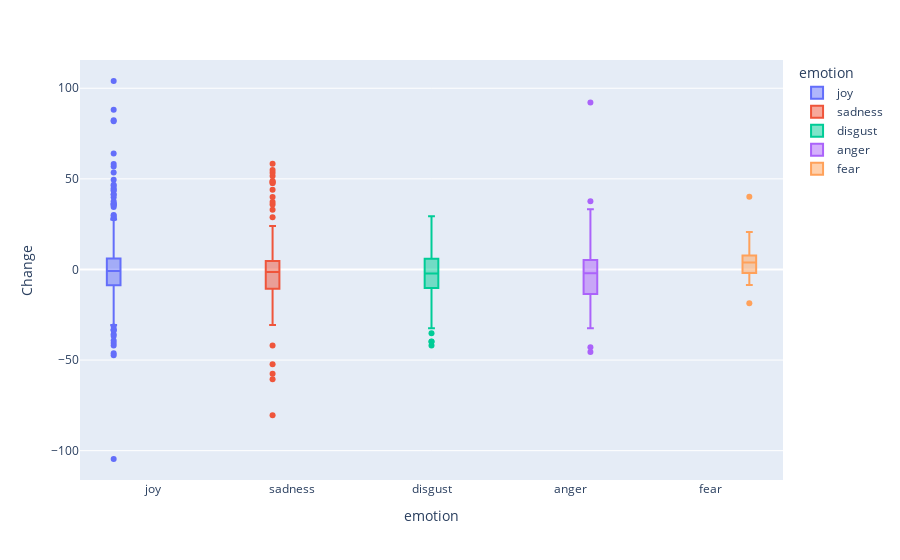
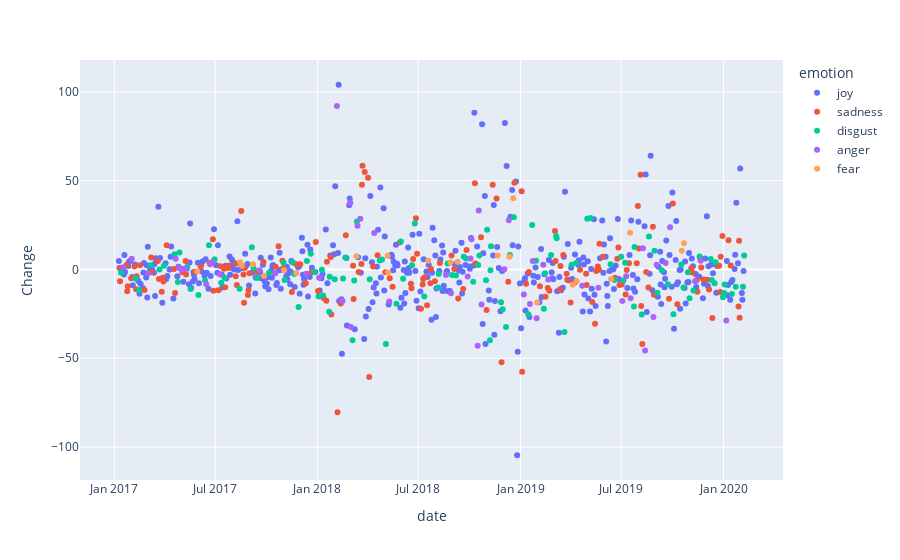

These figures' notebook cell, in order:
### Code cell
financial_analysis(twitter_d, finance_d)

### Figure 1 — Plotly figure (JSON) as saved in the notebook; plotly's stock layout.template omitted (floating-point values rounded to 4 significant figures; data arrays with more than 128 entries replaced by an {"elided": "..."} marker saying what was removed)
{"data": [{"alignmentgroup": "True", "hovertemplate": "emotion=%{x}<br>Change=%{y}<extra></extra>", "legendgroup": "joy", "marker": {"color": "#636efa"}, "name": "joy", "notched": false, "offsetgroup": "joy", "orientation": "v", "showlegend": true, "type": "box", "x": {"elided": "399 str values"}, "x0": " ", "xaxis": "x", "y": {"elided": "399 float values"}, "y0": " ", "yaxis": "y"}, {"alignmentgroup": "True", "hovertemplate": "emotion=%{x}<br>Change=%{y}<extra></extra>", "legendgroup": "sadness", "marker": {"color": "#EF553B"}, "name": "sadness", "notched": false, "offsetgroup": "sadness", "orientation": "v", "showlegend": true, "type": "box", "x": {"elided": "178 str values"}, "x0": " ", "xaxis": "x", "y": {"elided": "178 float values"}, "y0": " ", "yaxis": "y"}, {"alignmentgroup": "True", "hovertemplate": "emotion=%{x}<br>Change=%{y}<extra></extra>", "legendgroup": "disgust", "marker": {"color": "#00cc96"}, "name": "disgust", "notched": false, "offsetgroup": "disgust", "orientation": "v", "showlegend": true, "type": "box", "x": ["disgust", "disgust", "disgust", "disgust", "disgust", "disgust", "disgust", "disgust", "disgust", "disgust", "disgust", "disgust", "disgust", "disgust", "disgust", "disgust", "disgust", "disgust", "disgust", "disgust", "disgust", "disgust", "disgust", "disgust", "disgust", "disgust", "disgust", "disgust", "disgust", "disgust", "disgust", "disgust", "disgust", "disgust", "disgust", "disgust", "disgust", "disgust", "disgust", "disgust", "disgust", "disgust", "disgust", "disgust", "disgust", "disgust", "disgust", "disgust", "disgust", "disgust", "disgust", "disgust", "disgust", "disgust", "disgust", "disgust", "disgust", "disgust", "disgust", "disgust", "disgust", "disgust", "disgust", "disgust", "disgust", "disgust", "disgust", "disgust", "disgust", "disgust", "disgust", "disgust", "disgust", "disgust", "disgust", "disgust", "disgust", "disgust", "disgust", "disgust", "disgust", "disgust", "disgust", "disgust", "disgust", "disgust", "disgust", "disgust", "disgust", "disgust", "disgust", "disgust", "disgust", "disgust", "disgust", "disgust", "disgust", "disgust", "disgust", "disgust", "disgust", "disgust", "disgust", "disgust", "disgust", "disgust", "disgust", "disgust", "disgust", "disgust", "disgust", "disgust", "disgust", "disgust", "disgust"], "x0": " ", "xaxis": "x", "y": [-1.9, -5.1, -11.5, 2.4, 0, 2.1, 8.6, -7.1, 9.5, 1.5, -11, -14.4, -6.2, 13.6, 5.8, -7.5, -4.7, -10.9, 12.5, 0.8, -4.6, -1.9, 3.8, -5.9, 4.1, -2.6, -21.1, 4.7, 8.9, -1.4, -15.2, -0.1, -14.6, -23.8, -4.1, -5.5, -5.1, 6.7, -39.9, -6.2, 27, -5.5, 5.1, 5.6, -42, -19.3, 15.7, -5.2, 2.4, 25.9, -15.2, -10.1, -2.5, 3.3, -3.1, -3.4, 7.1, 6.2, -6.9, 2.5, 7.9, -6.1, 22.4, -39.8, -0.5, 13.1, -18.4, -22.4, -32.4, 8.2, 29.4, -25.2, 25, 4.9, -22.1, -2.2, 8.2, 18.8, 17.6, -35.2, 2.7, 3.6, 28.6, 29, 2.9, -5.9, 7.1, -6.2, 3.8, -20.8, 12.6, -25.3, 18.5, 10.6, -13.1, -0.5, -8.3, -25.2, 2.8, -10.2, -1.5, -16.2, -11.8, 7.3, 5.9, -5.9, -7.8, 4.1, -15.6, -13.2, -8.5, -13.8, -9.8, -9.8, 7.8], "y0": " ", "yaxis": "y"}, {"alignmentgroup": "True", "hovertemplate": "emotion=%{x}<br>Change=%{y}<extra></extra>", "legendgroup": "anger", "marker": {"color": "#ab63fa"}, "name": "anger", "notched": false, "offsetgroup": "anger", "orientation": "v", "showlegend": true, "type": "box", "x": ["anger", "anger", "anger", "anger", "anger", "anger", "anger", "anger", "anger", "anger", "anger", "anger", "anger", "anger", "anger", "anger", "anger", "anger", "anger", "anger", "anger", "anger", "anger", "anger", "anger", "anger", "anger", "anger", "anger", "anger", "anger", "anger", "anger", "anger", "anger", "anger", "anger", "anger", "anger", "anger", "anger", "anger", "anger", "anger", "anger", "anger", "anger", "anger", "anger", "anger", "anger", "anger", "anger"], "x0": " ", "xaxis": "x", "y": [1.2, 6, -2.2, 6.1, 0.9, -0.1, 0.6, -8.3, 2.9, 4.2, -2.9, -0.4, -2.1, -2.4, -4.7, 92.1, -17.7, 37.6, -32.4, 24.6, 28.5, 20.6, -18.1, -3.1, -13.4, -3.9, 6.2, 17, -42.9, 33.2, -19.7, 0.1, 27.7, -14.1, -19.4, 4.8, -27.4, 2.6, -5.6, -9.2, -10.3, -17.7, -3.8, -16.2, 11.9, -45.6, -26.7, 2.7, 3.6, 23.7, -6.7, 4.9, -28.7], "y0": " ", "yaxis": "y"}, {"alignmentgroup": "True", "hovertemplate": "emotion=%{x}<br>Change=%{y}<extra></extra>", "legendgroup": "fear", "marker": {"color": "#FFA15A"}, "name": "fear", "notched": false, "offsetgroup": "fear", "orientation": "v", "showlegend": true, "type": "box", "x": ["fear", "fear", "fear", "fear", "fear", "fear", "fear", "fear", "fear", "fear", "fear", "fear", "fear", "fear", "fear", "fear", "fear", "fear", "fear", "fear", "fear", "fear", "fear"], "x0": " ", "xaxis": "x", "y": [-1.2, 4, 2.1, 3, -3.7, -0.4, -2, 7.5, 7.7, -1.7, 4.9, 3.9, 4.3, 7.8, 7.2, 40.1, -18.6, -8.6, -6.5, -5.4, 20.7, 10.6, 14.7], "y0": " ", "yaxis": "y"}], "layout": {"boxmode": "group", "legend": {"title": {"text": "emotion"}, "tracegroupgap": 0}, "margin": {"t": 60}, "xaxis": {"anchor": "y", "categoryarray": ["joy", "sadness", "disgust", "anger", "fear"], "categoryorder": "array", "domain": [0, 1], "title": {"text": "emotion"}}, "yaxis": {"anchor": "x", "domain": [0, 1], "title": {"text": "Change"}}}}

### Figure 2 — Plotly figure (JSON) as saved in the notebook; plotly's stock layout.template omitted (floating-point values rounded to 4 significant figures; data arrays with more than 128 entries replaced by an {"elided": "..."} marker saying what was removed)
{"data": [{"hovertemplate": "emotion=joy<br>date=%{x}<br>Change=%{y}<extra></extra>", "legendgroup": "joy", "marker": {"color": "#636efa", "symbol": "circle"}, "mode": "markers", "name": "joy", "showlegend": true, "type": "scatter", "x": {"elided": "399 str values"}, "xaxis": "x", "y": {"elided": "399 float values"}, "yaxis": "y"}, {"hovertemplate": "emotion=sadness<br>date=%{x}<br>Change=%{y}<extra></extra>", "legendgroup": "sadness", "marker": {"color": "#EF553B", "symbol": "circle"}, "mode": "markers", "name": "sadness", "showlegend": true, "type": "scatter", "x": {"elided": "178 str values"}, "xaxis": "x", "y": {"elided": "178 float values"}, "yaxis": "y"}, {"hovertemplate": "emotion=disgust<br>date=%{x}<br>Change=%{y}<extra></extra>", "legendgroup": "disgust", "marker": {"color": "#00cc96", "symbol": "circle"}, "mode": "markers", "name": "disgust", "showlegend": true, "type": "scatter", "x": ["2017-01-13", "2017-02-08", "2017-02-14", "2017-03-07", "2017-03-23", "2017-03-31", "2017-04-19", "2017-04-25", "2017-04-28", "2017-05-12", "2017-05-18", "2017-06-01", "2017-06-13", "2017-06-20", "2017-06-30", "2017-07-12", "2017-07-18", "2017-08-14", "2017-09-05", "2017-09-08", "2017-09-15", "2017-10-06", "2017-11-01", "2017-11-03", "2017-11-17", "2017-11-20", "2017-11-28", "2017-12-13", "2017-12-20", "2017-12-26", "2018-01-03", "2018-01-09", "2018-01-11", "2018-01-22", "2018-01-23", "2018-02-01", "2018-02-16", "2018-02-20", "2018-03-05", "2018-03-08", "2018-03-13", "2018-04-05", "2018-04-23", "2018-04-27", "2018-05-04", "2018-05-23", "2018-05-31", "2018-06-04", "2018-06-20", "2018-06-25", "2018-07-12", "2018-08-06", "2018-08-07", "2018-08-23", "2018-08-31", "2018-09-07", "2018-09-21", "2018-09-25", "2018-10-08", "2018-10-17", "2018-10-19", "2018-10-31", "2018-11-02", "2018-11-07", "2018-11-08", "2018-11-09", "2018-11-27", "2018-11-30", "2018-12-06", "2018-12-13", "2018-12-20", "2019-01-15", "2019-01-22", "2019-01-29", "2019-02-12", "2019-02-14", "2019-02-25", "2019-03-06", "2019-03-07", "2019-03-21", "2019-04-03", "2019-04-11", "2019-05-01", "2019-05-07", "2019-06-12", "2019-06-19", "2019-07-01", "2019-07-05", "2019-07-08", "2019-07-24", "2019-07-25", "2019-08-07", "2019-08-20", "2019-08-30", "2019-09-04", "2019-09-12", "2019-09-23", "2019-10-03", "2019-10-17", "2019-10-21", "2019-10-29", "2019-11-01", "2019-11-08", "2019-11-19", "2019-12-09", "2019-12-11", "2019-12-16", "2019-12-18", "2019-12-31", "2020-01-02", "2020-01-03", "2020-01-16", "2020-01-23", "2020-02-05", "2020-02-07"], "xaxis": "x", "y": [-1.9, -5.1, -11.5, 2.4, 0, 2.1, 8.6, -7.1, 9.5, 1.5, -11, -14.4, -6.2, 13.6, 5.8, -7.5, -4.7, -10.9, 12.5, 0.8, -4.6, -1.9, 3.8, -5.9, 4.1, -2.6, -21.1, 4.7, 8.9, -1.4, -15.2, -0.1, -14.6, -23.8, -4.1, -5.5, -5.1, 6.7, -39.9, -6.2, 27, -5.5, 5.1, 5.6, -42, -19.3, 15.7, -5.2, 2.4, 25.9, -15.2, -10.1, -2.5, 3.3, -3.1, -3.4, 7.1, 6.2, -6.9, 2.5, 7.9, -6.1, 22.4, -39.8, -0.5, 13.1, -18.4, -22.4, -32.4, 8.2, 29.4, -25.2, 25, 4.9, -22.1, -2.2, 8.2, 18.8, 17.6, -35.2, 2.7, 3.6, 28.6, 29, 2.9, -5.9, 7.1, -6.2, 3.8, -20.8, 12.6, -25.3, 18.5, 10.6, -13.1, -0.5, -8.3, -25.2, 2.8, -10.2, -1.5, -16.2, -11.8, 7.3, 5.9, -5.9, -7.8, 4.1, -15.6, -13.2, -8.5, -13.8, -9.8, -9.8, 7.8], "yaxis": "y"}, {"hovertemplate": "emotion=anger<br>date=%{x}<br>Change=%{y}<extra></extra>", "legendgroup": "anger", "marker": {"color": "#ab63fa", "symbol": "circle"}, "mode": "markers", "name": "anger", "showlegend": true, "type": "scatter", "x": ["2017-01-17", "2017-02-01", "2017-03-03", "2017-04-21", "2017-04-27", "2017-05-02", "2017-05-08", "2017-06-15", "2017-06-22", "2017-06-26", "2017-07-10", "2017-09-19", "2017-10-16", "2017-12-12", "2018-01-04", "2018-02-05", "2018-02-15", "2018-03-01", "2018-03-02", "2018-03-14", "2018-03-19", "2018-04-13", "2018-05-10", "2018-08-20", "2018-08-29", "2018-09-28", "2018-10-03", "2018-10-05", "2018-10-16", "2018-10-18", "2018-10-23", "2018-12-03", "2018-12-11", "2019-01-07", "2019-01-18", "2019-01-23", "2019-01-30", "2019-02-11", "2019-02-20", "2019-04-22", "2019-05-21", "2019-07-03", "2019-07-10", "2019-07-18", "2019-08-09", "2019-08-13", "2019-08-28", "2019-09-03", "2019-09-19", "2019-09-27", "2019-11-11", "2019-11-21", "2020-01-06"], "xaxis": "x", "y": [1.2, 6, -2.2, 6.1, 0.9, -0.1, 0.6, -8.3, 2.9, 4.2, -2.9, -0.4, -2.1, -2.4, -4.7, 92.1, -17.7, 37.6, -32.4, 24.6, 28.5, 20.6, -18.1, -3.1, -13.4, -3.9, 6.2, 17, -42.9, 33.2, -19.7, 0.1, 27.7, -14.1, -19.4, 4.8, -27.4, 2.6, -5.6, -9.2, -10.3, -17.7, -3.8, -16.2, 11.9, -45.6, -26.7, 2.7, 3.6, 23.7, -6.7, 4.9, -28.7], "yaxis": "y"}, {"hovertemplate": "emotion=fear<br>date=%{x}<br>Change=%{y}<extra></extra>", "legendgroup": "fear", "marker": {"color": "#FFA15A", "symbol": "circle"}, "mode": "markers", "name": "fear", "showlegend": true, "type": "scatter", "x": ["2017-05-30", "2017-08-15", "2017-08-18", "2017-09-07", "2017-09-27", "2017-11-02", "2017-11-24", "2018-03-12", "2018-05-07", "2018-05-08", "2018-07-19", "2018-08-28", "2018-09-10", "2018-11-21", "2018-12-12", "2018-12-19", "2019-01-31", "2019-04-05", "2019-04-12", "2019-06-13", "2019-07-17", "2019-10-18", "2019-10-22"], "xaxis": "x", "y": [-1.2, 4, 2.1, 3, -3.7, -0.4, -2, 7.5, 7.7, -1.7, 4.9, 3.9, 4.3, 7.8, 7.2, 40.1, -18.6, -8.6, -6.5, -5.4, 20.7, 10.6, 14.7], "yaxis": "y"}], "layout": {"legend": {"title": {"text": "emotion"}, "tracegroupgap": 0}, "margin": {"t": 60}, "xaxis": {"anchor": "y", "domain": [0, 1], "title": {"text": "date"}}, "yaxis": {"anchor": "x", "domain": [0, 1], "title": {"text": "Change"}}}}
